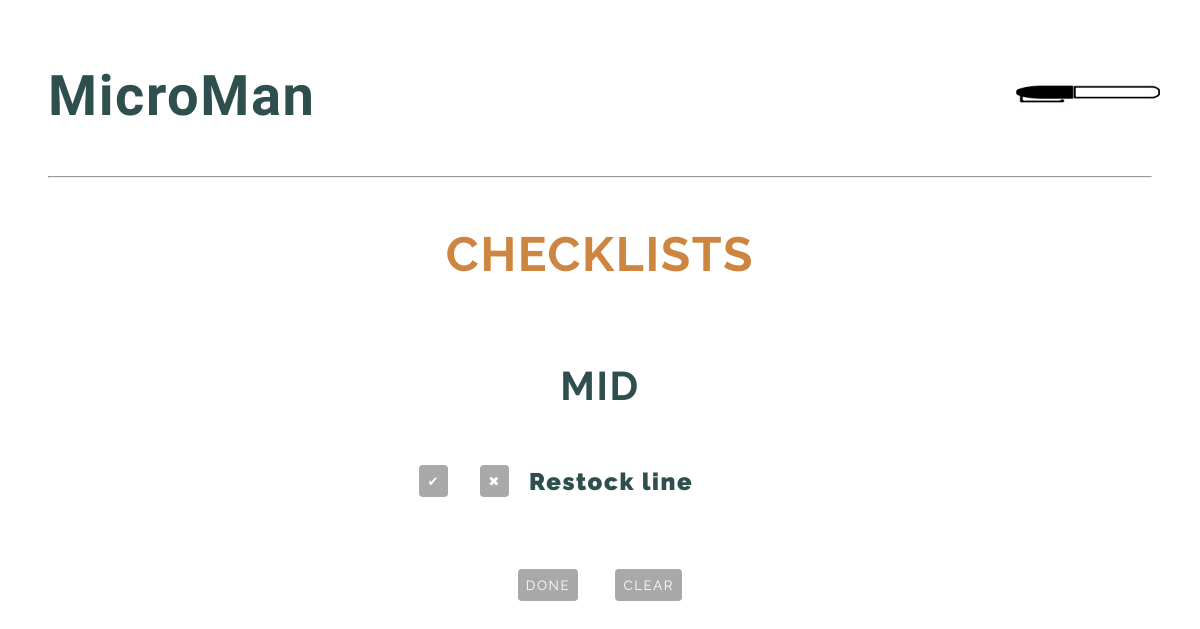
The app's page /checklist/mid/ (signed in), older data.
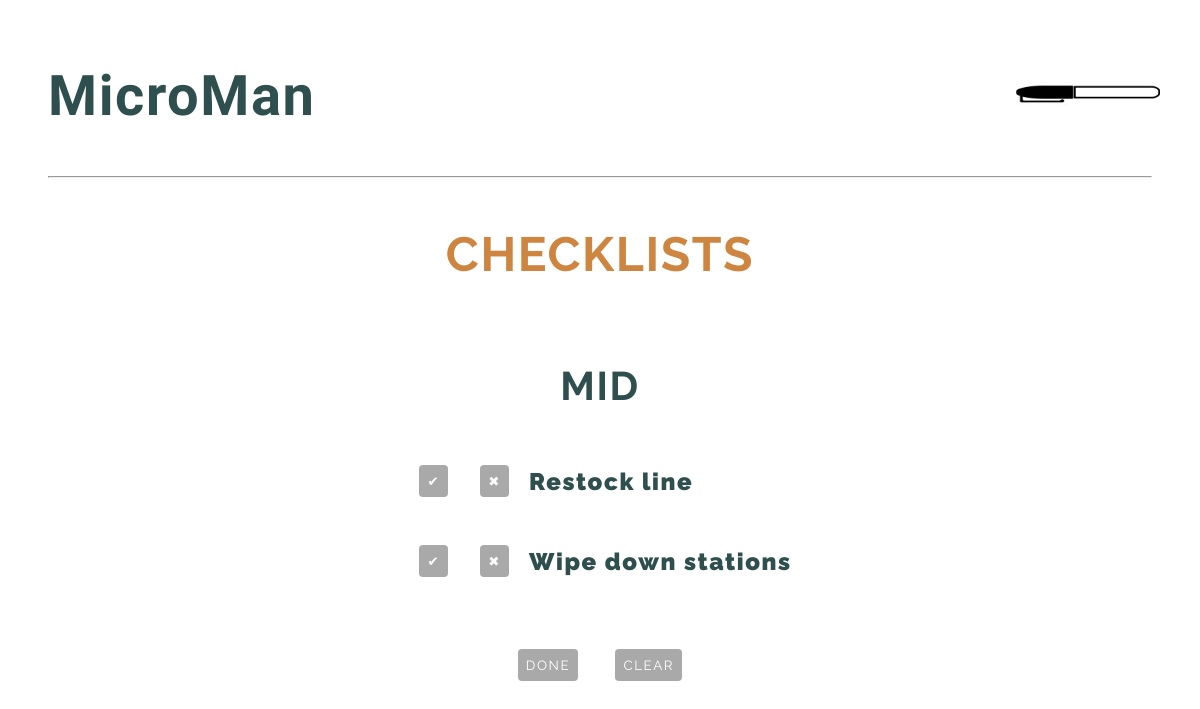
The same page, newer data.
### base/models.py (models this page shows, shortened)
class Task(models.Model):
  user = models.ForeignKey(CustomUser, related_name='task', on_delete=models.SET_NULL, null=True)
  shift_lists = (
    ('Opening', 'Opening'),
    ('Closing', 'Closing'),
    ('Mid', 'Mid')
  )
  shift = models.CharField(max_length=7, choices=shift_lists)
  name = models.CharField(max_length=200)
  checked = models.BooleanField(null=True)
  updated = models.DateTimeField(auto_now=True)
  created = models.DateTimeField(auto_now_add=True)

### base/views.py (the view)
# urls.py: path('checklist/mid/', views.mid, name='mid'),
def mid(request):
    tasks = Task.objects.all()
    context = {'tasks': tasks}
    return render(request, 'mid.html', context)

### templates/mid.html
{% extends 'main.html' %}
{% load static %}
{% block content %}
<h2 class='h2-header'>CHECKLISTS</h2>
<div id='checklists-container'>
  <h3>MID</h3>
  <div class='checklist'>
  {% for task in tasks %}
    {% if task.shift == 'Mid' %}
      <div class='checklist-div'>
        <p class='checklist-btn-p'>
          <button class='chk-btn'>&#10004;</button>
          <button class='x-btn'>&#10006;</button>
        </p>
        <p class='checklist-p'>{{ task.name }}</p>
      </div>
    {% endif %}
  {% endfor %}
  </div>
  <div>
    <button type='submit'>DONE</button>
    <button type='submit'>CLEAR</button>
  </div>
</div>
{% endblock content %}

Row changes from the older to the newer data that the page shows:
added Task: name "Wipe down stations"
